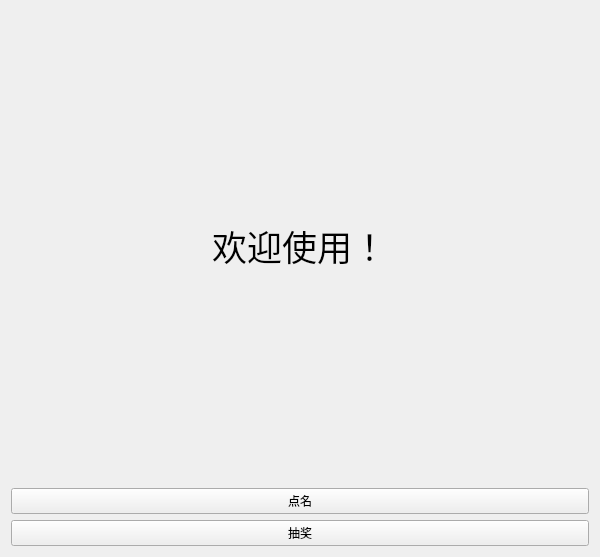
<?xml version="1.0" encoding="UTF-8"?>
<ui version="4.0">
 <class>Startinterface</class>
 <widget class="QWidget" name="Startinterface">
  <property name="geometry">
   <rect>
    <x>0</x>
    <y>0</y>
    <width>600</width>
    <height>557</height>
   </rect>
  </property>
  <property name="minimumSize">
   <size>
    <width>600</width>
    <height>400</height>
   </size>
  </property>
  <property name="windowTitle">
   <string>抽奖点名系统</string>
  </property>
  <layout class="QVBoxLayout" name="verticalLayout">
   <item alignment="Qt::AlignHCenter|Qt::AlignVCenter">
    <widget class="QLabel" name="label">
     <property name="sizePolicy">
      <sizepolicy hsizetype="Preferred" vsizetype="Preferred">
       <horstretch>0</horstretch>
       <verstretch>0</verstretch>
      </sizepolicy>
     </property>
     <property name="font">
      <font>
       <family>Arial</family>
       <pointsize>26</pointsize>
      </font>
     </property>
     <property name="layoutDirection">
      <enum>Qt::LeftToRight</enum>
     </property>
     <property name="text">
      <string>欢迎使用！</string>
     </property>
     <property name="textFormat">
      <enum>Qt::AutoText</enum>
     </property>
     <property name="wordWrap">
      <bool>true</bool>
     </property>
     <property name="indent">
      <number>-1</number>
     </property>
    </widget>
   </item>
   <item>
    <widget class="QPushButton" name="pushButton_2">
     <property name="text">
      <string>点名</string>
     </property>
    </widget>
   </item>
   <item>
    <widget class="QPushButton" name="pushButton">
     <property name="text">
      <string>抽奖</string>
     </property>
    </widget>
   </item>
  </layout>
 </widget>
 <resources/>
 <connections/>
</ui>
